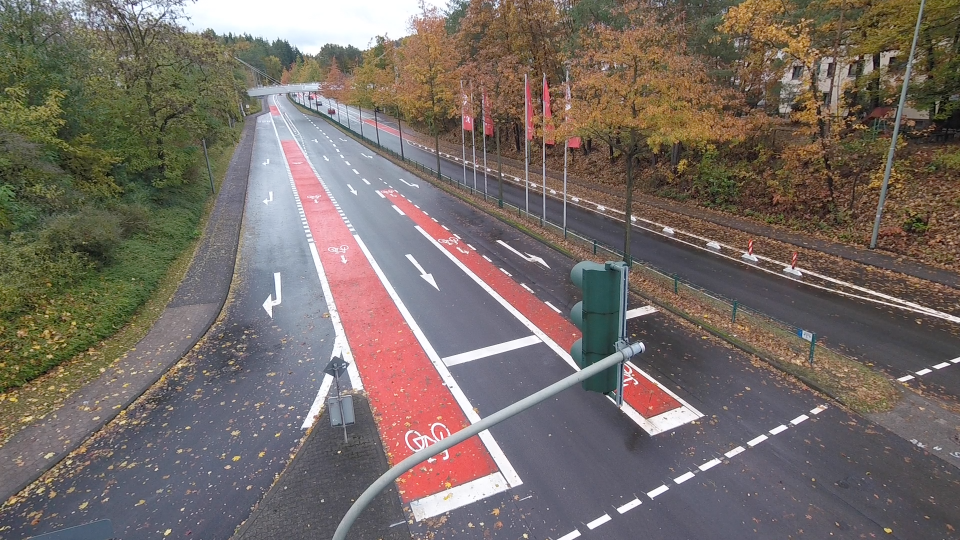
#> input picture fahrradstrase-main/Beispieldaten/example-street.png, 1920 x 1080 px (shown at 1/2 size)
$ python -i selectPoints.py   (imports and definitions only)
#> lines starting #> are read from the running program, lines starting #| are printed output that depends on the picture
import cv2 as cv
from dataclasses import dataclass
import numpy as np


@dataclass
class Position_3d:
    label: str
    x: float
    y: float
    z: float


class PointSelector:
    def __init__(self, frame, sizeZoomArea=100, zoom_factor=30):
        self.points_3d = self.read_config()

        self.frame = frame
        self.height, self.width, self.channels = frame.shape
        self.sizeZoomArea = sizeZoomArea
        self.zoom_factor = zoom_factor

        self.size_zoomedArea = sizeZoomArea * zoom_factor

        self.cursor_pos = np.array([0, 0])
        self.selected_zoomArea_position = np.array([0, 0])
        self.selected_points = []

        self.selected_point_3d = []

        # For keyboard-based label selection
        self.pending_click = None
        self.current_label_index = 0
        self.selecting_label = False

    # [238 lines left out: functions on_mouse_click, _print_current_label, handle_label_selection_key, getZoomview, selectPoints, not called in this run]

    def read_config(
        self,
    ):
        with open("Beispieldaten/Max_Pla.txt", "r") as file:
            lines = file.readlines()

        points_3d = []

        # Loop through each line and extract values
        for line in lines:
            # Split the line into name, x, y, and z using commas as separators
            data = line.strip().split(",")

            # Check if the line contains at least four values
            if len(data) >= 4:
                try:
                    # Extract values and append to respective lists
                    position_3d = Position_3d(
                        data[0], float(data[1]), float(data[2]), float(data[3])
                    )
                    points_3d.append(position_3d)
                except ValueError:
                    print("Invalid data found in line: %s" % line)

        return points_3d


# [7 lines not run here, left out]

>>> import cv2
>>> picture = cv2.imread('../Beispieldaten/example-street.png', cv2.IMREAD_GRAYSCALE)
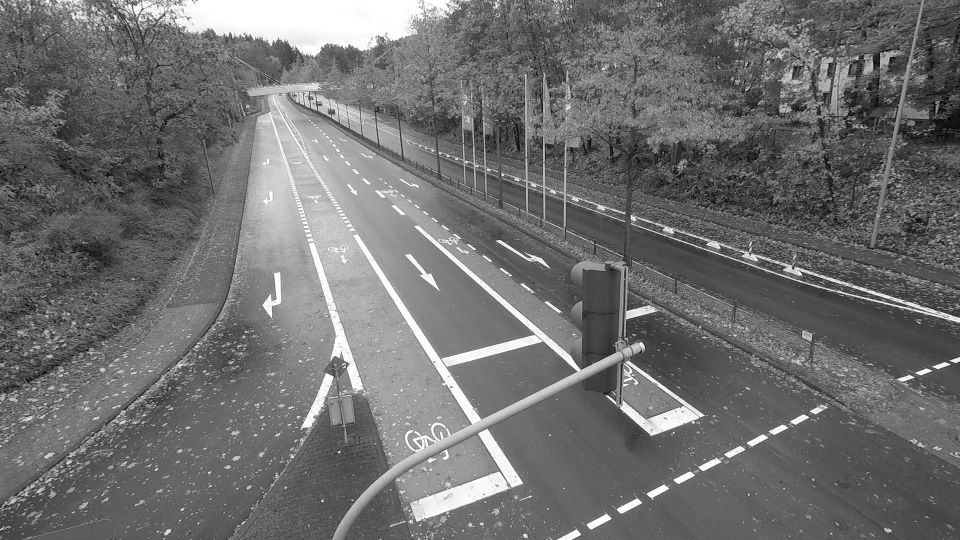
#> picture: shape (1080, 1920) (shown at 1/2 size); min 0, max 255, mean 111.1
>>> result = PointSelector(picture).selectPoints()
#> (the run stopped early here; a loop or call above may not have finished)
